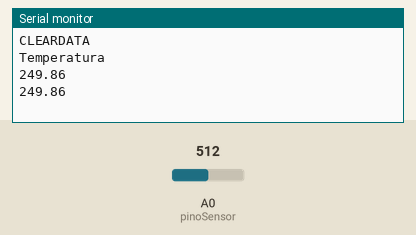
Simulated run of this sketch. Board: Arduino Uno, built with avr-gcc and run on an emulated ATmega328P. Parts: the last lines printed to the serial monitor. The inputs (shaded band) are chosen by the test bench; at power-on: A0 (pinoSensor) = 512.

Above: at 1.8 s.
1.9 s: A0 (pinoSensor) set to 716
At 2.8 s:
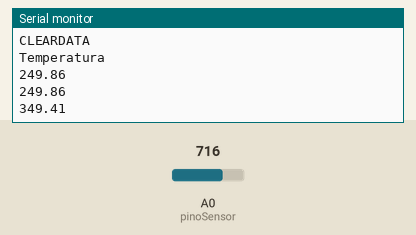
3.4 s: A0 (pinoSensor) set to 900
At 4.7 s:
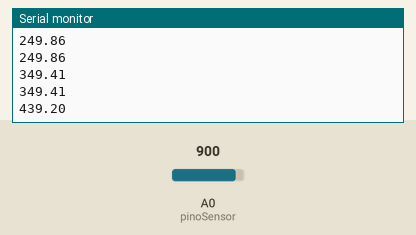
Timing chart, 0 to 6.4 s (numbered marks = the images above; inputs shaded):
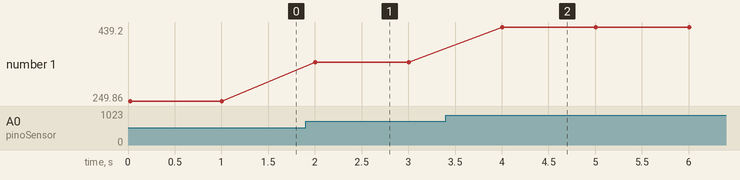

Measured:
- after the input at 1.9 s, the serial monitor: prints a new line after 0.10 s (image 1)
- after the input at 3.4 s, the serial monitor: prints a new line after 0.60 s (image 2)
- plotted number 1: 249.86 → 349.41 after the input at 1.9 s, 349.41 → 439.2 after the input at 3.4 s

The sketch:

Transformador.ino
```cpp
int pinoSensor = 0; // Saída do sensor na A0.
int valorLido = 0; //Nariável auxiliar.
float temperatura = 0; //Variável que armazenará a temperatura l1da
int linha =0; //variavel que se refere as linhas do excel

void setup() {//Função que será executada uma
Serial.begin(9600); //Inicia a comunicação serial a 9600 bauds.
Serial.println("CLEARDATA"); //reset comunicação serial
Serial.println("Temperatura"); //nomeia a coluna
}
void loop(){//Função que será executada continuamente.
valorLido = analogRead(pinoSensor);//Leitura analógica da porta A0
temperatura = (valorLido * 0.00488); // 5 volts/ 1023 0,0048 precisão do A/D
temperatura = temperatura * 100;// converte milivolts para celsius -cada 10mV == 1 grau C
linha++;//incrementa linha para que a leitura pule linha
Serial.print(""); //inicia a impressão dos dados, fica sempre iniciando
Serial.print(temperatura);
//Serial.print(", ");
//Serial.println (linha);
Serial.println(" ");

if(linha > 100)// loop para limitar a qt de dados
{
linha = 0;
Serial.println("ROW,SET,2");//alimentacão das linhas sempre com os dadoS iniciados
}
delay(1000); //Tempo 5 seg para realizar outra leitura.
}
```
